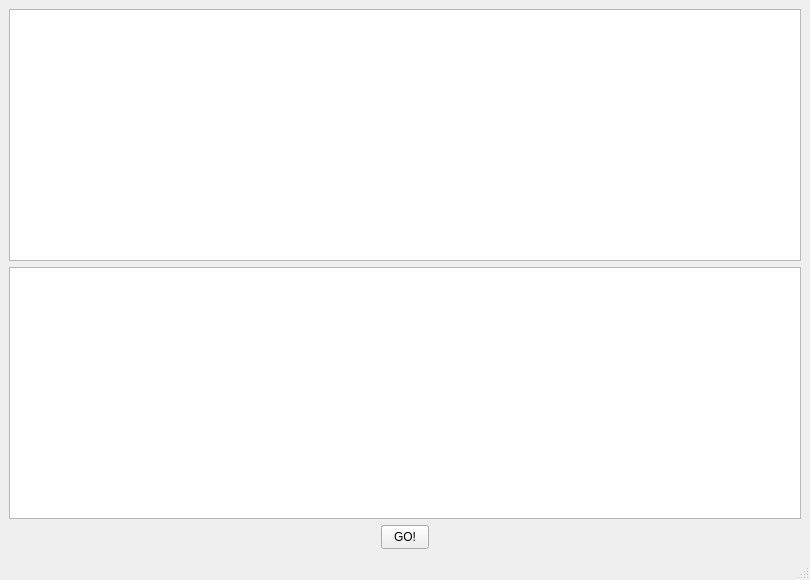
<?xml version="1.0" encoding="UTF-8"?>
<ui version="4.0">
 <class>MainWindow</class>
 <widget class="QMainWindow" name="MainWindow">
  <property name="geometry">
   <rect>
    <x>0</x>
    <y>0</y>
    <width>810</width>
    <height>580</height>
   </rect>
  </property>
  <property name="windowTitle">
   <string>MainWindow</string>
  </property>
  <widget class="QWidget" name="centralwidget">
   <layout class="QVBoxLayout" name="verticalLayout">
    <item>
     <widget class="QPlainTextEdit" name="plainTextEdit"/>
    </item>
    <item>
     <widget class="QTextBrowser" name="textBrowser"/>
    </item>
    <item alignment="Qt::AlignHCenter">
     <widget class="QToolButton" name="toolButton">
      <property name="minimumSize">
       <size>
        <width>48</width>
        <height>24</height>
       </size>
      </property>
      <property name="text">
       <string>GO!</string>
      </property>
     </widget>
    </item>
   </layout>
  </widget>
  <widget class="QMenuBar" name="menubar">
   <property name="geometry">
    <rect>
     <x>0</x>
     <y>0</y>
     <width>810</width>
     <height>22</height>
    </rect>
   </property>
  </widget>
  <widget class="QStatusBar" name="statusbar"/>
 </widget>
 <resources/>
 <connections/>
</ui>
